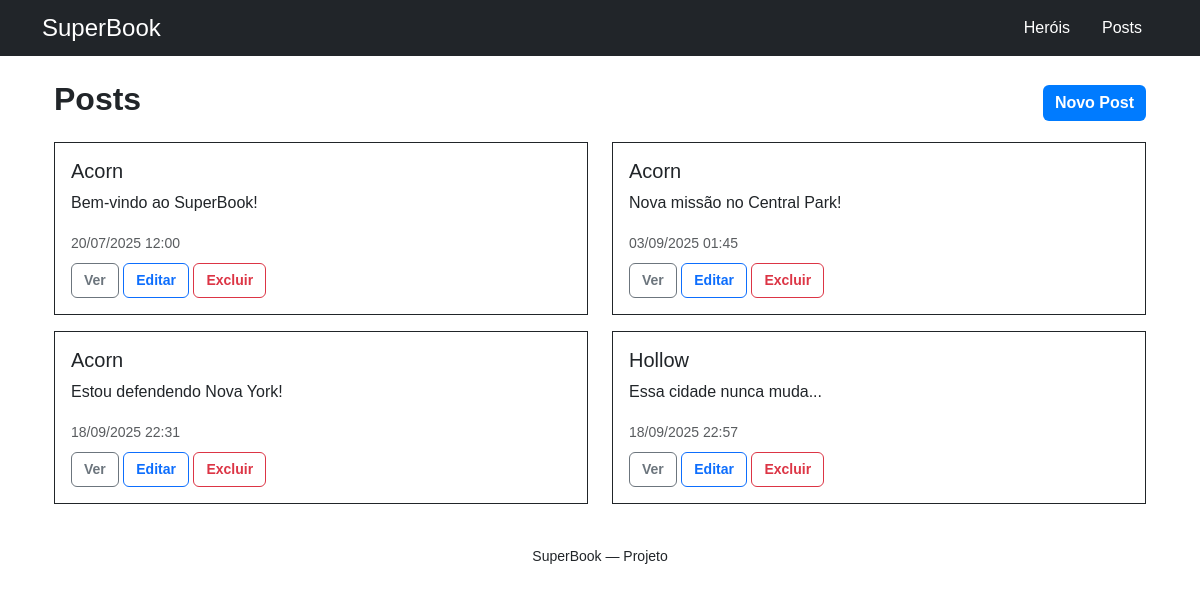
The app's page /posts/lista/, older data.
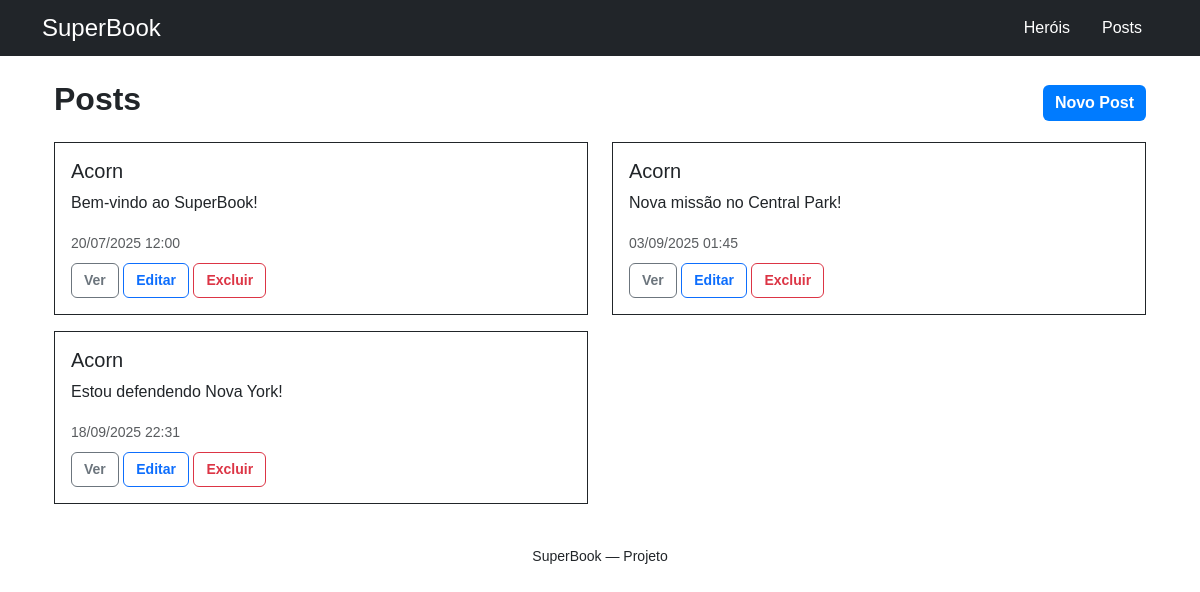
The same page, newer data.
### posts/models.py (models this page shows, shortened)
class Post(models.Model):
    autor = models.ForeignKey(Hero, on_delete=models.CASCADE, related_name="posts")
    mensagem = models.TextField()
    criado_em = models.DateTimeField(auto_now_add=True)

### heroes/models.py (models this page shows, shortened)
class Hero(models.Model):
    codinome = models.CharField(max_length=50, unique=True)
    nome_real = models.CharField(max_length=100, blank=True, null=True)
    poder_principal = models.CharField(max_length=100)
    cidade = models.CharField(max_length=100)
    historia = models.TextField(blank=True, null=True)
    criado_em = models.DateTimeField(auto_now_add=True)

### posts/views.py (the view)
# urls.py: path('lista/', PostListView.as_view(), name='lista_posts'),           # FBV
class PostListView(ListView):
    model = Post
    template_name = 'posts/lista_posts.html'
    context_object_name = 'posts'
    paginate_by = 12  # opcional

### posts/templates/posts/lista_posts.html (shortened to what this page needs)
{% extends 'base.html' %}
{% block content %}
<div class="container mt-4">
  <div class="d-flex justify-content-between align-items-center mb-3">
    <h2>Posts</h2>
    <a href="{% url 'posts:criar_post' %}" class="btn btn-primary">Novo Post</a>
  </div>
  <div class="row">
    {% for post in posts %}
      <div class="col-md-6">
        <div class="card mb-3 border border-dark" style="border-radius:0;">
          <div class="card-body">
            <h5 class="card-title">{{ post.autor.codinome }}</h5>
            <p class="card-text">{{ post.mensagem|truncatechars:200 }}</p>
            <small class="text-muted">{{ post.criado_em|date:"d/m/Y H:i" }}</small>
            <div class="mt-2">
              <a href="{% url 'posts:detalhe_post' post.pk %}" class="btn btn-sm btn-outline-secondary">Ver</a>
              <a href="{% url 'posts:editar_post' post.pk %}" class="btn btn-sm btn-outline-primary">Editar</a>
              <a href="{% url 'posts:excluir_post' post.pk %}" class="btn btn-sm btn-outline-danger">Excluir</a>
            </div>
          </div>
        </div>
      </div>
    {% empty %}
      <p>Nenhum post encontrado.</p>
    {% endfor %}
  </div>
</div>
{% endblock %}

Row changes from the older to the newer data that the page shows:
removed Post: autor.codinome "Hollow", mensagem "Essa cidade nunca muda...", criado_em "18/09/2025 22:57"
